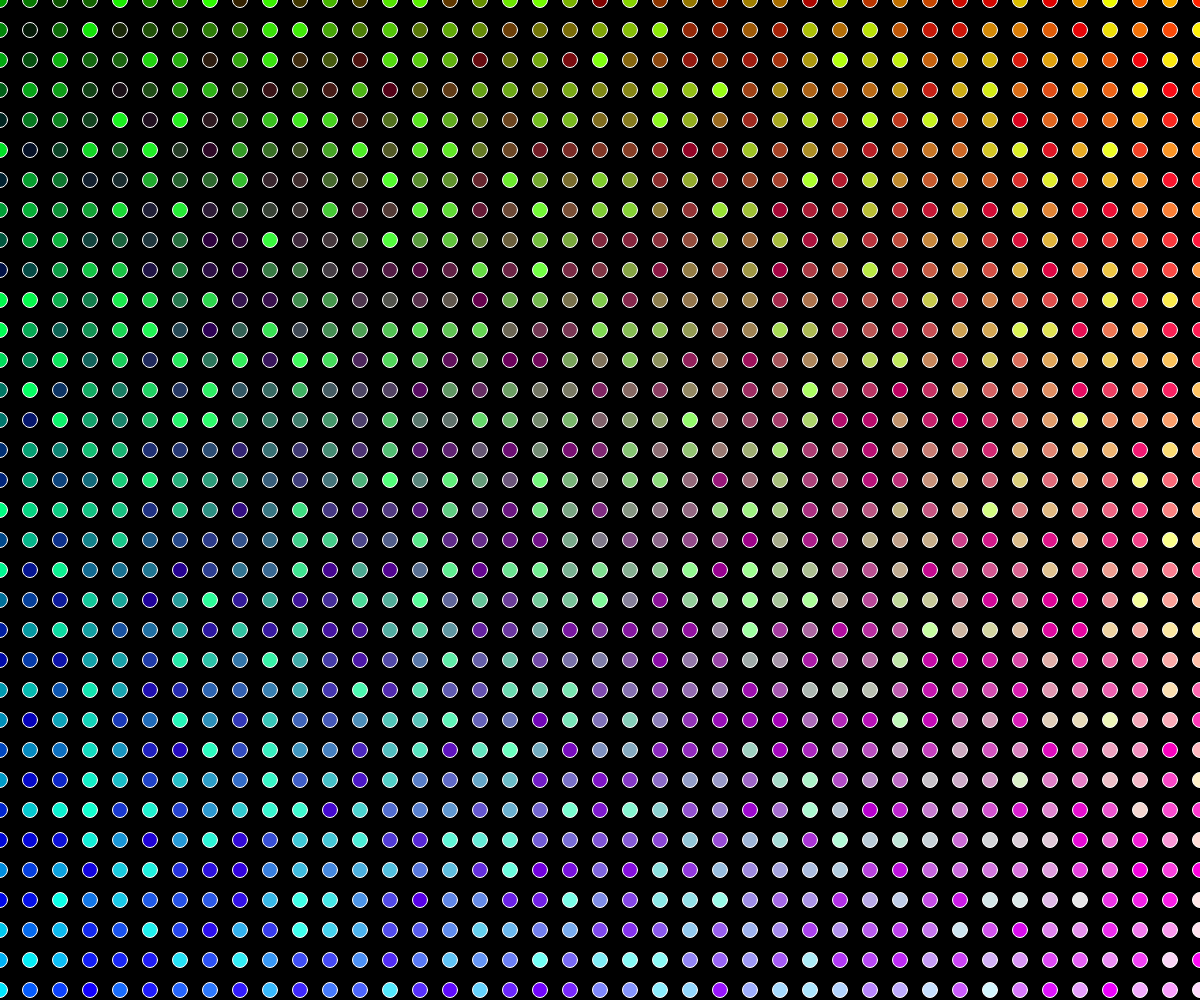
Frame 1 (no input)
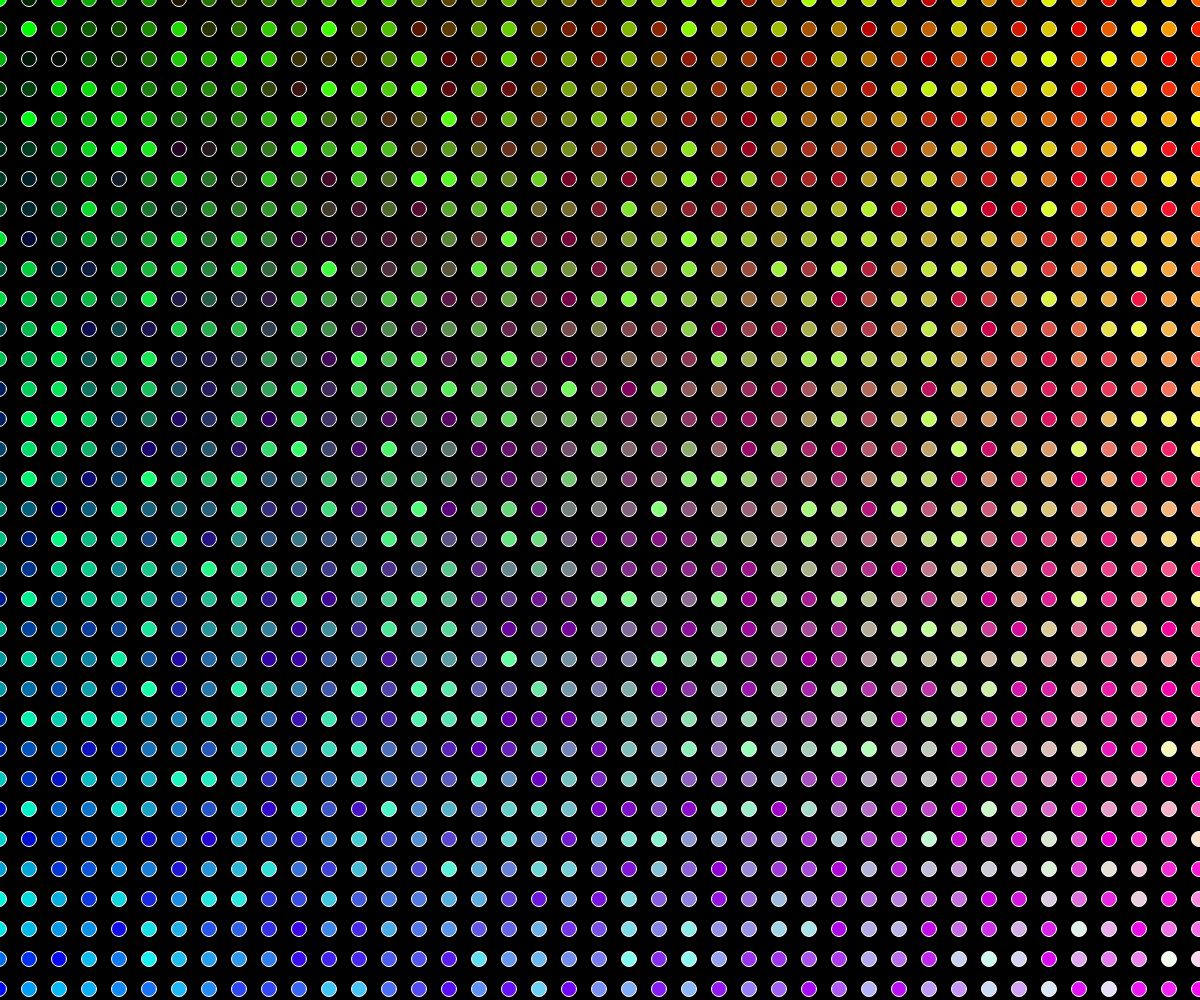
Frame 60 (no input)
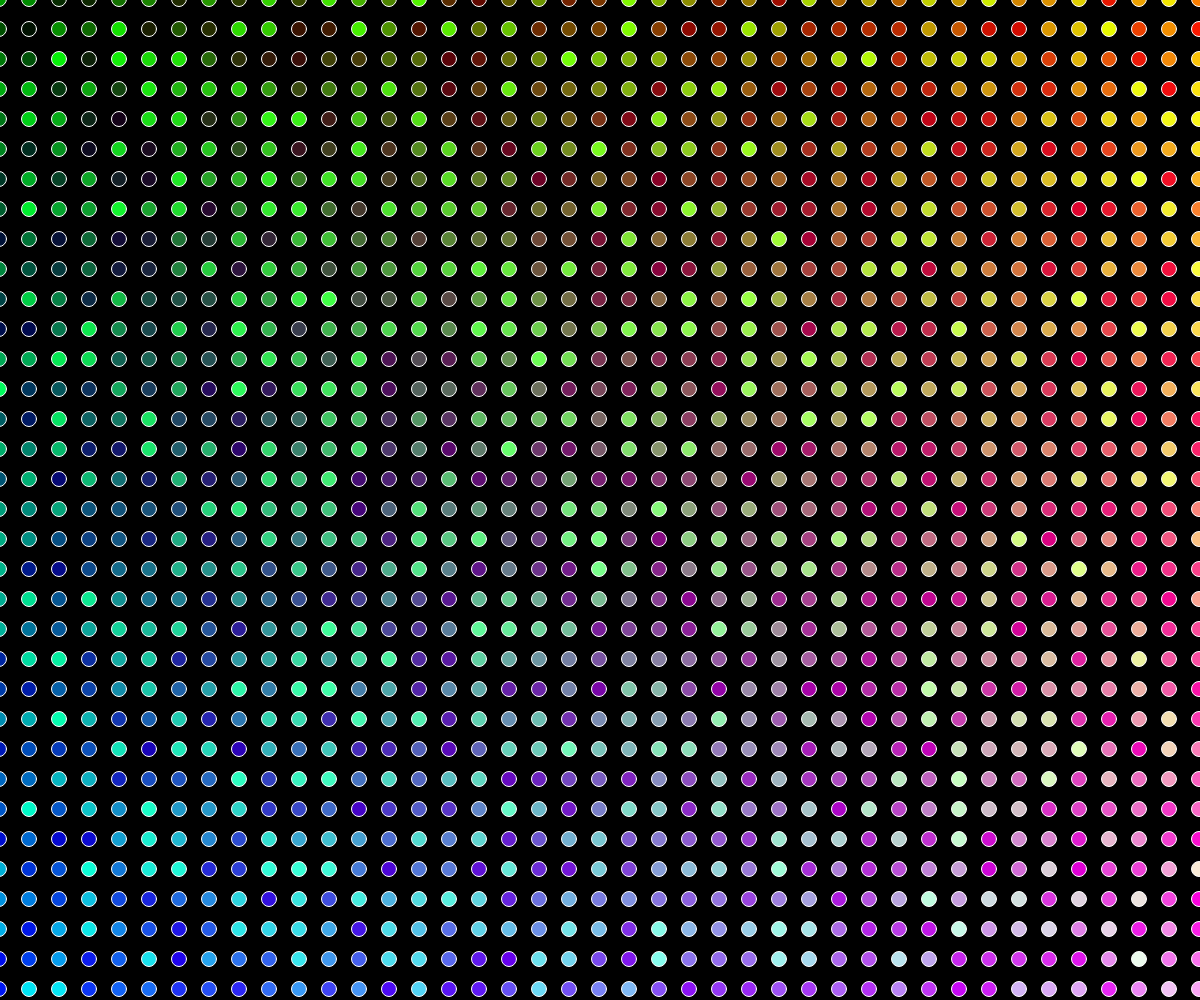
Frame 120 (the mouse pressed at the canvas centre since frame 60)

The p5.js sketch that drew these frames (run headless with seeded random() and noise() and a simulated clock; from frame 60 on, the mouse is pressed at the canvas centre):

// p5.js sketch
// ── sketch.js
var fillR;
var fillB;
var offset = 0;

function setup() {
  createCanvas(windowWidth, windowHeight);
  stroke(255);
  noCursor();
}

function draw() {
  background(0);

  for (let x = -30; x <= windowWidth; x += 30) {
    for (let y = -30; y <= windowHeight; y += 30) {
      // fill(random(255),random(255),random(255));
      fillR = map(x,0,windowWidth,0,255);
      fillB = map(y,0,windowHeight,0,255);
      fill(fillR,random(255),fillB);
      ellipse(x + offset,y + offset,15,15);
    }
  }
  offset = offset + 1;
  if (offset >= 30) {
    offset = 0;
  }
}
